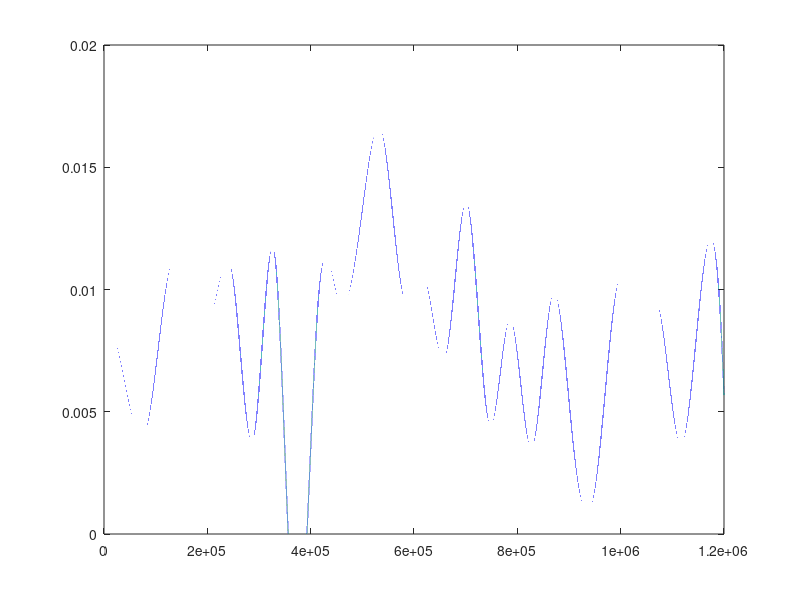

Write the MATLAB code that produced this figure. (Note: this script raises an error after producing the figure.)
addpath(genpath('D:/GitHub/GBLM_SMOOTH/helper'));
addpath(genpath('D:/GitHub/GBLM_SMOOTH/core'));
% addpath(genpath('C:/Users/gaw19004/Documents/GitHub/GBLM_SMOOTH/helper'));
% addpath(genpath('C:/Users/gaw19004/Documents/GitHub/GBLM_SMOOTH/core'));

%% set up parameters
clc;clear all;close all;
rng(8)
T = 20*60;
dt = 0.001;
Q = diag([1e-5 1e-5]);
trueParam = [0 0 1 3 1]'*(-0.05);

n = 30;
nb0 = normrnd(3, 1, n, 1);
beta0 = (interp1(linspace(0,T,length(nb0)),nb0,linspace(0,T,T/dt),'spline'))';
% plot(beta0)

wt_long = ones(1, T/dt)'*3;
sim.seed = randperm(50, 1);
sim.T = T;
sim.dt = dt;
sim.vecN = round(sim.T/sim.dt);

np0 = normrnd(8*sim.dt, 4*sim.dt, n, 1);
sim.pPreSpike = interp1(linspace(0,T,length(np0)),np0,linspace(0,T,T/dt),'spline');
sim.pPreSpike(sim.pPreSpike < 0) = 0;
plot(sim.pPreSpike)


sim.alpha_dt = 0.004;
sim.alpha_tau = 0.002;
sim.stp_Nq = 5;
sim.stp_Nm = 450;
sim.stp_Ns = 50;
sim.stp_tau= 1;
sim.stp_B = trueParam;
sim.hist_tau = .01;
sim.hist_beta = -2;

sim.beta0 = beta0;
sim.wt_long = wt_long;
data.dt = sim.dt;
[data,sim] = sim_model(data,sim);

[fit,~] = smooth_gblm(data.pre_spk_vec, data.post_spk_vec,...
    'iter',10, 'hist_tau', sim.hist_tau, 'hist_beta', sim.hist_beta, 'Q', Q);

save('complete2.mat')

disp(fit.synParams.syn_params(1))
disp(fit.synParams.syn_params(2))
%% beta0 constant
Q = diag([0 1e-5]);

synParams = fit.synParams;
clear fit;
[fit,~] = smooth_gblm(data.pre_spk_vec, data.post_spk_vec,...
    'iter',20, 'hist_tau', sim.hist_tau, 'hist_beta', sim.hist_beta,...
    'Q', Q, 'synParams', synParams);

save('b0Constant.mat')

%% no estimation on wt_short
data.vecN = length(data.pre_spk_vec);
clear fit;
fit.hist_tau = sim.hist_tau;
fit.hist_beta = sim.hist_beta;

% parameters for GBLM for STP
fit.stp_Nq = 5;
fit.stp_Nm = 450;
fit.stp_Ns = 50;
fit.stp_tau= 1;

% parameters for synaptic connection
fit.syn_hyper_params.coupling_timescale = 0.05;
fit.syn_hyper_params.bin_width = (0.05)*data.dt;
fit.syn_hyper_params.baseline_nsplines = 4;

% parameters for smoothing
fit.iter = 10;
fit.toleranceValue= 1e-6;
fit.F = eye(2);
fit.Q = diag([1e-5 1e-5]);
fit.doFiltOnly = false;
fit.doOracle = false;

% Synaptic Connection
fit.synParams = synParams;
fit = synConEst(data,fit);

fit.W = zeros(2, 2, data.vecN);
offset = log(data.dt) + fit.hist*fit.hist_beta;
alph = glmfit([fit.Xc],data.post_spk_vec,'poisson','Offset',offset);
fit.wt_long = ones(data.vecN, 1)*alph(2);
fit.beta0 = ones(data.vecN,1)*alph(1);

W0 = eye(2)*0.1;
b0 = [fit.beta0(1, :) fit.wt_long(1, :)]';
X = [ones(data.vecN,1) fit.Xc];
offset = fit.hist*fit.hist_beta;
[b, W, ~, ~] = ppasmoo_poissexp(data.post_spk_vec, X, b0, W0, fit.F, fit.Q, offset);

fit.beta0 = b(1,:)';
fit.wt_long = b(2,:)';
fit.W = W;


save('noWt_short.mat')


% diagnose
idx = 1:size(fit.beta0);
subplot(2, 1, 1)
plot(idx, fit.beta0,...
    idx, fit.beta0 + sqrt(squeeze(fit.W(1, 1, :))), 'b:',...
    idx, fit.beta0 - sqrt(squeeze(fit.W(1, 1, :))), 'b:',...
    idx, sim.beta0, 'r');
title('beta_0')

subplot(2, 1, 2)
hold on
plot(idx, sim.wt_long, 'r',...
    idx, fit.wt_long, 'b',...
    idx, fit.wt_long + sqrt(squeeze(fit.W(2, 2, :))), 'b:',...
    idx, fit.wt_long - sqrt(squeeze(fit.W(2, 2, :))), 'b:');
% plot(idx, fit.wt_long, 'b',...
%     idx, fit.wt_long + sqrt(squeeze(fit.W(2, 2, :))), 'b:',...
%     idx, fit.wt_long - sqrt(squeeze(fit.W(2, 2, :))), 'b:');
plot(idx, sim.wt_long*mean(1 + sim.stp_X*sim.stp_B))

title('wt_{long}')
hold off
% 
% 
% 
% plot(sim.lam*dt)
% hold on
% plot(exp(fit.beta0 + fit.wt_long.*fit.Xc + fit.hist*fit.hist_beta)*dt, 'r')
% hold off

